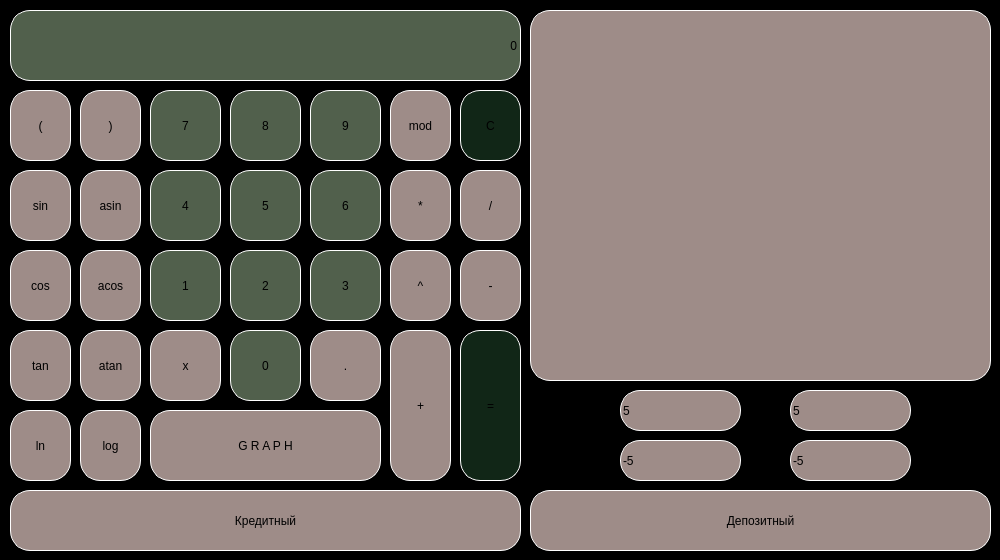
 <widget class="QMainWindow" name="MainWindow">
  <property name="geometry">
   <rect>
    <x>0</x>
    <y>0</y>
    <width>1000</width>
    <height>560</height>
   </rect>
  </property>
  <property name="windowTitle">
   <string>MainWindow</string>
  </property>
  <property name="styleSheet">
   <string notr="true">background-color: black;</string>
  </property>
  <widget class="QWidget" name="centralwidget">
   <widget class="QLabel" name="result">
    <property name="geometry">
     <rect>
      <x>10</x>
      <y>10</y>
      <width>511</width>
      <height>71</height>
     </rect>
    </property>
    <property name="layoutDirection">
     <enum>Qt::LeftToRight</enum>
    </property>
    <property name="styleSheet">
     <string notr="true">border: 1px solid white;
border-radius: 20px;
font: 30pt &quot;Cochin&quot;;
background-color: rgb(81, 96, 76);</string>
    </property>
    <property name="text">
     <string>0</string>
    </property>
    <property name="alignment">
     <set>Qt::AlignRight|Qt::AlignTrailing|Qt::AlignVCenter</set>
    </property>
    <property name="margin">
     <number>0</number>
    </property>
   </widget>
   <widget class="QPushButton" name="pushButton_graph">
    <property name="geometry">
     <rect>
      <x>150</x>
      <y>410</y>
      <width>231</width>
      <height>71</height>
     </rect>
    </property>
    <property name="styleSheet">
     <string notr="true">QPushButton {
   border: 1px solid white;
   border-radius: 20px;
   font: 20pt &quot;Cochin&quot;;
   background-color: rgb(158, 140, 136);
}
QPushButton:pressed {
    background-color: qlineargradient(x1: 0, y1: 0, x2: 0, y2: 1,
                                      stop: 0 #f2f7f4, stop: 1 #f2f7f4);
    color: black;
    border: 2px solid rgb(81, 96, 76);
}
</string>
    </property>
    <property name="text">
     <string>G R A P H</string>
    </property>
   </widget>
   <widget class="QPushButton" name="pushButton_round_bracket_R">
    <property name="geometry">
     <rect>
      <x>80</x>
      <y>90</y>
      <width>61</width>
      <height>71</height>
     </rect>
    </property>
    <property name="styleSheet">
     <string notr="true">QPushButton {
   border: 1px solid white;
   border-radius: 20px;
   font: 20pt &quot;Cochin&quot;;
   background-color: rgb(158, 140, 136);
}
QPushButton:pressed {
    background-color: qlineargradient(x1: 0, y1: 0, x2: 0, y2: 1,
                                      stop: 0 #f2f7f4, stop: 1 #f2f7f4);
    color: black;
    border: 2px solid rgb(81, 96, 76);
	
}
</string>
    </property>
    <property name="text">
     <string>)</string>
    </property>
   </widget>
   <widget class="QPushButton" name="pushButton_7">
    <property name="geometry">
     <rect>
      <x>150</x>
      <y>90</y>
      <width>71</width>
      <height>71</height>
     </rect>
    </property>
    <property name="styleSheet">
     <string notr="true">QPushButton {
   border: 1px solid white;
   border-radius: 20px;
   font: 20pt &quot;Cochin&quot;;
   background-color: rgb(81, 96, 76);
}
QPushButton:pressed {
    background-color: qlineargradient(x1: 0, y1: 0, x2: 0, y2: 1,
                                      stop: 0 #112617, stop: 1 #112617);
    border: 2px solid rgb(250, 255, 255);
}
</string>
    </property>
    <property name="text">
     <string>7</string>
    </property>
    <property name="autoDefault">
     <bool>false</bool>
    </property>
    <property name="default">
     <bool>false</bool>
    </property>
    <property name="flat">
     <bool>false</bool>
    </property>
   </widget>
   <widget class="QPushButton" name="pushButton_8">
    <property name="geometry">
     <rect>
      <x>230</x>
      <y>90</y>
      <width>71</width>
      <height>71</height>
     </rect>
    </property>
    <property name="styleSheet">
     <string notr="true">QPushButton {
   border: 1px solid white;
   border-radius: 20px;
   font: 20pt &quot;Cochin&quot;;
   background-color: rgb(81, 96, 76);
}
QPushButton:pressed {
    background-color: qlineargradient(x1: 0, y1: 0, x2: 0, y2: 1,
                                      stop: 0 #112617, stop: 1 #112617);
    border: 2px solid rgb(250, 255, 255);
}
</string>
    </property>
    <property name="text">
     <string>8</string>
    </property>
    <property name="autoDefault">
     <bool>false</bool>
    </property>
    <property name="default">
     <bool>false</bool>
    </property>
    <property name="flat">
     <bool>false</bool>
    </property>
   </widget>
   <widget class="QPushButton" name="pushButton_9">
    <property name="geometry">
     <rect>
      <x>310</x>
      <y>90</y>
      <width>71</width>
      <height>71</height>
     </rect>
    </property>
    <property name="styleSheet">
     <string notr="true">QPushButton {
   border: 1px solid white;
   border-radius: 20px;
   font: 20pt &quot;Cochin&quot;;
   background-color: rgb(81, 96, 76);
}
QPushButton:pressed {
    background-color: qlineargradient(x1: 0, y1: 0, x2: 0, y2: 1,
                                      stop: 0 #112617, stop: 1 #112617);
    border: 2px solid rgb(250, 255, 255);
}
</string>
    </property>
    <property name="text">
     <string>9</string>
    </property>
    <property name="autoDefault">
     <bool>false</bool>
    </property>
    <property name="default">
     <bool>false</bool>
    </property>
    <property name="flat">
     <bool>false</bool>
    </property>
   </widget>
   <widget class="QPushButton" name="pushButton_mod">
    <property name="geometry">
     <rect>
      <x>390</x>
      <y>90</y>
      <width>61</width>
      <height>71</height>
     </rect>
    </property>
    <property name="styleSheet">
     <string notr="true">QPushButton {
   border: 1px solid white;
   border-radius: 20px;
   font: 20pt &quot;Cochin&quot;;
   background-color: rgb(158, 140, 136);
}
QPushButton:pressed {
    background-color: qlineargradient(x1: 0, y1: 0, x2: 0, y2: 1,
                                      stop: 0 #f2f7f4, stop: 1 #f2f7f4);
    color: black;
    border: 2px solid rgb(81, 96, 76);
	
}
</string>
    </property>
    <property name="text">
     <string>mod</string>
    </property>
   </widget>
   <widget class="QPushButton" name="pushButton_clear">
    <property name="geometry">
     <rect>
      <x>460</x>
      <y>90</y>
      <width>61</width>
      <height>71</height>
     </rect>
    </property>
    <property name="styleSheet">
     <string notr="true">QPushButton {
   border: 1px solid white;
   border-radius: 20px;
   font: 20pt &quot;Cochin&quot;;
   background-color: #112617;
}
QPushButton:pressed {
    background-color: qlineargradient(x1: 0, y1: 0, x2: 0, y2: 1,
                                      stop: 0 #000302, stop: 1 #000302);
    border: 2px solid rgb(81, 96, 76);
}</string>
    </property>
    <property name="text">
     <string>C</string>
    </property>
   </widget>
   <widget class="QPushButton" name="pushButton_mul">
    <property name="geometry">
     <rect>
      <x>390</x>
      <y>170</y>
      <width>61</width>
      <height>71</height>
     </rect>
    </property>
    <property name="styleSheet">
     <string notr="true">QPushButton {
   border: 1px solid white;
   border-radius: 20px;
   font: 20pt &quot;Cochin&quot;;
   background-color: rgb(158, 140, 136);
}
QPushButton:pressed {
    background-color: qlineargradient(x1: 0, y1: 0, x2: 0, y2: 1,
                                      stop: 0 #f2f7f4, stop: 1 #f2f7f4);
    color: black;
    border: 2px solid rgb(81, 96, 76);
	
}
</string>
    </property>
    <property name="text">
     <string>*</string>
    </property>
   </widget>
   <widget class="QPushButton" name="pushButton_div">
    <property name="geometry">
     <rect>
      <x>460</x>
      <y>170</y>
      <width>61</width>
      <height>71</height>
     </rect>
    </property>
    <property name="styleSheet">
     <string notr="true">QPushButton {
   border: 1px solid white;
   border-radius: 20px;
   font: 20pt &quot;Cochin&quot;;
   background-color: rgb(158, 140, 136);
}
QPushButton:pressed {
    background-color: qlineargradient(x1: 0, y1: 0, x2: 0, y2: 1,
                                      stop: 0 #f2f7f4, stop: 1 #f2f7f4);
    color: black;
    border: 2px solid rgb(81, 96, 76);
	
}
</string>
    </property>
    <property name="text">
     <string>/</string>
    </property>
   </widget>
   <widget class="QPushButton" name="pushButton_minus">
    <property name="geometry">
     <rect>
      <x>460</x>
      <y>250</y>
      <width>61</width>
      <height>71</height>
     </rect>
    </property>
    <property name="styleSheet">
     <string notr="true">QPushButton {
   border: 1px solid white;
   border-radius: 20px;
   font: 20pt &quot;Cochin&quot;;
   background-color: rgb(158, 140, 136);
}
QPushButton:pressed {
    background-color: qlineargradient(x1: 0, y1: 0, x2: 0, y2: 1,
                                      stop: 0 #f2f7f4, stop: 1 #f2f7f4);
    color: black;
    border: 2px solid rgb(81, 96, 76);
	
}
</string>
    </property>
    <property name="text">
     <string>-</string>
    </property>
   </widget>
   <widget class="QPushButton" name="pushButton_equals">
    <property name="geometry">
     <rect>
      <x>460</x>
      <y>330</y>
      <width>61</width>
      <height>151</height>
     </rect>
    </property>
    <property name="styleSheet">
     <string notr="true">QPushButton {
   border: 1px solid white;
   border-radius: 20px;
   font: 20pt &quot;Cochin&quot;;
   background-color: #112617;
}
QPushButton:pressed {
    background-color: qlineargradient(x1: 0, y1: 0, x2: 0, y2: 1,
                                      stop: 0 #000302, stop: 1 #000302);
    border: 2px solid rgb(81, 96, 76);
	
}</string>
    </property>
    <property name="text">
     <string>=</string>
    </property>
   </widget>
   <widget class="QPushButton" name="pushButton_plus">
    <property name="geometry">
     <rect>
      <x>390</x>
      <y>330</y>
      <width>61</width>
      <height>151</height>
     </rect>
    </property>
    <property name="styleSheet">
     <string notr="true">QPushButton {
   border: 1px solid white;
   border-radius: 20px;
   font: 20pt &quot;Cochin&quot;;
   background-color: rgb(158, 140, 136);
}
QPushButton:pressed {
    background-color: qlineargradient(x1: 0, y1: 0, x2: 0, y2: 1,
                                      stop: 0 #f2f7f4, stop: 1 #f2f7f4);
    color: black;
    border: 2px solid rgb(81, 96, 76);
	
}
</string>
    </property>
    <property name="text">
     <string>+</string>
    </property>
   </widget>
   <widget class="QPushButton" name="pushButton_sin">
    <property name="geometry">
     <rect>
      <x>10</x>
      <y>170</y>
      <width>61</width>
      <height>71</height>
     </rect>
    </property>
    <property name="styleSheet">
     <string notr="true">QPushButton {
   border: 1px solid white;
   border-radius: 20px;
   font: 20pt &quot;Cochin&quot;;
   background-color: rgb(158, 140, 136);
}
QPushButton:pressed {
    background-color: qlineargradient(x1: 0, y1: 0, x2: 0, y2: 1,
                                      stop: 0 #f2f7f4, stop: 1 #f2f7f4);
    color: black;
    border: 2px solid rgb(81, 96, 76);
	
}
</string>
    </property>
    <property name="text">
     <string>sin</string>
    </property>
   </widget>
   <widget class="QPushButton" name="pushButton_4">
    <property name="geometry">
     <rect>
      <x>150</x>
      <y>170</y>
      <width>71</width>
      <height>71</height>
     </rect>
    </property>
    <property name="styleSheet">
     <string notr="true">QPushButton {
   border: 1px solid white;
   border-radius: 20px;
   font: 20pt &quot;Cochin&quot;;
   background-color: rgb(81, 96, 76);
}
QPushButton:pressed {
    background-color: qlineargradient(x1: 0, y1: 0, x2: 0, y2: 1,
                                      stop: 0 #112617, stop: 1 #112617);
    border: 2px solid rgb(250, 255, 255);
}
</string>
    </property>
    <property name="text">
     <string>4</string>
    </property>
    <property name="autoDefault">
     <bool>false</bool>
    </property>
    <property name="default">
     <bool>false</bool>
    </property>
    <property name="flat">
     <bool>false</bool>
    </property>
   </widget>
   <widget class="QPushButton" name="pushButton_asin">
    <property name="geometry">
     <rect>
      <x>80</x>
      <y>170</y>
      <width>61</width>
      <height>71</height>
     </rect>
    </property>
    <property name="styleSheet">
     <string notr="true">QPushButton {
   border: 1px solid white;
   border-radius: 20px;
   font: 20pt &quot;Cochin&quot;;
   background-color: rgb(158, 140, 136);
}
QPushButton:pressed {
    background-color: qlineargradient(x1: 0, y1: 0, x2: 0, y2: 1,
                                      stop: 0 #f2f7f4, stop: 1 #f2f7f4);
    color: black;
    border: 2px solid rgb(81, 96, 76);
	
}
</string>
    </property>
    <property name="text">
     <string>asin</string>
    </property>
   </widget>
   <widget class="QPushButton" name="pushButton_6">
    <property name="geometry">
     <rect>
      <x>310</x>
      <y>170</y>
      <width>71</width>
      <height>71</height>
     </rect>
    </property>
    <property name="styleSheet">
     <string notr="true">QPushButton {
   border: 1px solid white;
   border-radius: 20px;
   font: 20pt &quot;Cochin&quot;;
   background-color: rgb(81, 96, 76);
}
QPushButton:pressed {
    background-color: qlineargradient(x1: 0, y1: 0, x2: 0, y2: 1,
                                      stop: 0 #112617, stop: 1 #112617);
    border: 2px solid rgb(250, 255, 255);
}
</string>
    </property>
    <property name="text">
     <string>6</string>
    </property>
    <property name="autoDefault">
     <bool>false</bool>
    </property>
    <property name="default">
     <bool>false</bool>
    </property>
    <property name="flat">
     <bool>false</bool>
    </property>
   </widget>
   <widget class="QPushButton" name="pushButton_5">
    <property name="geometry">
     <rect>
      <x>230</x>
      <y>170</y>
      <width>71</width>
      <height>71</height>
     </rect>
    </property>
    <property name="styleSheet">
     <string notr="true">QPushButton {
   border: 1px solid white;
   border-radius: 20px;
   font: 20pt &quot;Cochin&quot;;
   background-color: rgb(81, 96, 76);
}
QPushButton:pressed {
    background-color: qlineargradient(x1: 0, y1: 0, x2: 0, y2: 1,
                                      stop: 0 #112617, stop: 1 #112617);
    border: 2px solid rgb(250, 255, 255);
}
</string>
    </property>
    <property name="text">
     <string>5</string>
    </property>
    <property name="autoDefault">
     <bool>false</bool>
    </property>
    <property name="default">
     <bool>false</bool>
    </property>
    <property name="flat">
     <bool>false</bool>
    </property>
   </widget>
   <widget class="QPushButton" name="pushButton_cos">
    <property name="geometry">
     <rect>
      <x>10</x>
      <y>250</y>
      <width>61</width>
      <height>71</height>
     </rect>
    </property>
    <property name="styleSheet">
     <string notr="true">QPushButton {
   border: 1px solid white;
   border-radius: 20px;
   font: 20pt &quot;Cochin&quot;;
   background-color: rgb(158, 140, 136);
}
QPushButton:pressed {
    background-color: qlineargradient(x1: 0, y1: 0, x2: 0, y2: 1,
                                      stop: 0 #f2f7f4, stop: 1 #f2f7f4);
    color: black;
    border: 2px solid rgb(81, 96, 76);
	
}
</string>
    </property>
    <property name="text">
     <string>cos</string>
    </property>
   </widget>
   <widget class="QPushButton" name="pushButton_1">
    <property name="geometry">
     <rect>
      <x>150</x>
      <y>250</y>
      <width>71</width>
      <height>71</height>
     </rect>
    </property>
    <property name="styleSheet">
     <string notr="true">QPushButton {
   border: 1px solid white;
   border-radius: 20px;
   font: 20pt &quot;Cochin&quot;;
   background-color: rgb(81, 96, 76);
}
QPushButton:pressed {
    background-color: qlineargradient(x1: 0, y1: 0, x2: 0, y2: 1,
                                      stop: 0 #112617, stop: 1 #112617);
    border: 2px solid rgb(250, 255, 255);
}
</string>
    </property>
    <property name="text">
     <string>1</string>
    </property>
    <property name="autoDefault">
     <bool>false</bool>
    </property>
    <property name="default">
     <bool>false</bool>
    </property>
    <property name="flat">
     <bool>false</bool>
    </property>
   </widget>
   <widget class="QPushButton" name="pushButton_acos">
    <property name="geometry">
     <rect>
      <x>80</x>
      <y>250</y>
      <width>61</width>
      <height>71</height>
     </rect>
    </property>
    <property name="styleSheet">
     <string notr="true">QPushButton {
   border: 1px solid white;
   border-radius: 20px;
   font: 20pt &quot;Cochin&quot;;
   background-color: rgb(158, 140, 136);
}
QPushButton:pressed {
    background-color: qlineargradient(x1: 0, y1: 0, x2: 0, y2: 1,
                                      stop: 0 #f2f7f4, stop: 1 #f2f7f4);
    color: black;
    border: 2px solid rgb(81, 96, 76);
	
}
</string>
    </property>
    <property name="text">
     <string>acos</string>
    </property>
   </widget>
   <widget class="QPushButton" name="pushButton_3">
    <property name="geometry">
     <rect>
      <x>310</x>
      <y>250</y>
      <width>71</width>
      <height>71</height>
     </rect>
    </property>
    <property name="styleSheet">
     <string notr="true">QPushButton {
   border: 1px solid white;
   border-radius: 20px;
   font: 20pt &quot;Cochin&quot;;
   background-color: rgb(81, 96, 76);
}
QPushButton:pressed {
    background-color: qlineargradient(x1: 0, y1: 0, x2: 0, y2: 1,
                                      stop: 0 #112617, stop: 1 #112617);
    border: 2px solid rgb(250, 255, 255);
}
</string>
    </property>
    <property name="text">
     <string>3</string>
    </property>
    <property name="autoDefault">
     <bool>false</bool>
    </property>
    <property name="default">
     <bool>false</bool>
    </property>
    <property name="flat">
     <bool>false</bool>
    </property>
   </widget>
   <widget class="QPushButton" name="pushButton_2">
    <property name="geometry">
     <rect>
      <x>230</x>
      <y>250</y>
      <width>71</width>
      <height>71</height>
     </rect>
    </property>
    <property name="styleSheet">
     <string notr="true">QPushButton {
   border: 1px solid white;
   border-radius: 20px;
   font: 20pt &quot;Cochin&quot;;
   background-color: rgb(81, 96, 76);
}
QPushButton:pressed {
    background-color: qlineargradient(x1: 0, y1: 0, x2: 0, y2: 1,
                                      stop: 0 #112617, stop: 1 #112617);
    border: 2px solid rgb(250, 255, 255);
}
</string>
    </property>
    <property name="text">
     <string>2</string>
    </property>
    <property name="autoDefault">
     <bool>false</bool>
    </property>
    <property name="default">
     <bool>false</bool>
    </property>
    <property name="flat">
     <bool>false</bool>
    </property>
   </widget>
   <widget class="QPushButton" name="pushButton_tan">
    <property name="geometry">
     <rect>
      <x>10</x>
      <y>330</y>
      <width>61</width>
      <height>71</height>
     </rect>
    </property>
    <property name="styleSheet">
     <string notr="true">QPushButton {
   border: 1px solid white;
   border-radius: 20px;
   font: 20pt &quot;Cochin&quot;;
   background-color: rgb(158, 140, 136);
}
QPushButton:pressed {
    background-color: qlineargradient(x1: 0, y1: 0, x2: 0, y2: 1,
                                      stop: 0 #f2f7f4, stop: 1 #f2f7f4);
    color: black;
    border: 2px solid rgb(81, 96, 76);
	
}
</string>
    </property>
    <property name="text">
     <string>tan</string>
    </property>
   </widget>
   <widget class="QPushButton" name="pushButton_x">
    <property name="geometry">
     <rect>
      <x>150</x>
      <y>330</y>
      <width>71</width>
      <height>71</height>
     </rect>
    </property>
    <property name="styleSheet">
     <string notr="true">QPushButton {
   border: 1px solid white;
   border-radius: 20px;
   font: 20pt &quot;Cochin&quot;;
   background-color: rgb(158, 140, 136);
}
QPushButton:pressed {
    background-color: qlineargradient(x1: 0, y1: 0, x2: 0, y2: 1,
                                      stop: 0 #f2f7f4, stop: 1 #f2f7f4);
    color: black;
    border: 2px solid rgb(81, 96, 76);
	
}
</string>
    </property>
    <property name="text">
     <string>x</string>
    </property>
   </widget>
   <widget class="QPushButton" name="pushButton_atan">
    <property name="geometry">
     <rect>
      <x>80</x>
      <y>330</y>
      <width>61</width>
      <height>71</height>
     </rect>
    </property>
    <property name="styleSheet">
     <string notr="true">QPushButton {
   border: 1px solid white;
   border-radius: 20px;
   font: 20pt &quot;Cochin&quot;;
   background-color: rgb(158, 140, 136);
}
QPushButton:pressed {
    background-color: qlineargradient(x1: 0, y1: 0, x2: 0, y2: 1,
                                      stop: 0 #f2f7f4, stop: 1 #f2f7f4);
    color: black;
    border: 2px solid rgb(81, 96, 76);
	
}
</string>
    </property>
    <property name="text">
     <string>atan</string>
    </property>
   </widget>
   <widget class="QPushButton" name="pushButton_dot">
    <property name="geometry">
     <rect>
      <x>310</x>
      <y>330</y>
      <width>71</width>
      <height>71</height>
     </rect>
    </property>
    <property name="styleSheet">
     <string notr="true">QPushButton {
   border: 1px solid white;
   border-radius: 20px;
   font: 20pt &quot;Cochin&quot;;
   background-color: rgb(158, 140, 136);
}
QPushButton:pressed {
    background-color: qlineargradient(x1: 0, y1: 0, x2: 0, y2: 1,
                                      stop: 0 #f2f7f4, stop: 1 #f2f7f4);
    color: black;
    border: 2px solid rgb(81, 96, 76);
	
}
</string>
    </property>
    <property name="text">
     <string>.</string>
    </property>
   </widget>
   <widget class="QPushButton" name="pushButton_0">
    <property name="geometry">
     <rect>
      <x>230</x>
      <y>330</y>
      <width>71</width>
      <height>71</height>
     </rect>
    </property>
    <property name="styleSheet">
     <string notr="true">QPushButton {
   border: 1px solid white;
   border-radius: 20px;
   font: 20pt &quot;Cochin&quot;;
   background-color: rgb(81, 96, 76);
}
QPushButton:pressed {
    background-color: qlineargradient(x1: 0, y1: 0, x2: 0, y2: 1,
                                      stop: 0 #112617, stop: 1 #112617);
    border: 2px solid rgb(250, 255, 255);
}
</string>
    </property>
    <property name="text">
     <string>0</string>
    </property>
    <property name="autoDefault">
     <bool>false</bool>
    </property>
    <property name="default">
     <bool>false</bool>
    </property>
    <property name="flat">
     <bool>false</bool>
    </property>
   </widget>
   <widget class="QPushButton" name="pushButton_ln">
    <property name="geometry">
     <rect>
      <x>10</x>
      <y>410</y>
      <width>61</width>
      <height>71</height>
     </rect>
    </property>
    <property name="styleSheet">
     <string notr="true">QPushButton {
   border: 1px solid white;
   border-radius: 20px;
   font: 20pt &quot;Cochin&quot;;
   background-color: rgb(158, 140, 136);
}
QPushButton:pressed {
    background-color: qlineargradient(x1: 0, y1: 0, x2: 0, y2: 1,
                                      stop: 0 #f2f7f4, stop: 1 #f2f7f4);
    color: black;
    border: 2px solid rgb(81, 96, 76);
	
}
</string>
    </property>
    <property name="text">
     <string>ln</string>
    </property>
   </widget>
   <widget class="QPushButton" name="pushButton_log">
    <property name="geometry">
     <rect>
      <x>80</x>
      <y>410</y>
      <width>61</width>
      <height>71</height>
     </rect>
    </property>
    <property name="styleSheet">
     <string notr="true">QPushButton {
   border: 1px solid white;
   border-radius: 20px;
   font: 20pt &quot;Cochin&quot;;
   background-color: rgb(158, 140, 136);
}
QPushButton:pressed {
    background-color: qlineargradient(x1: 0, y1: 0, x2: 0, y2: 1,
                                      stop: 0 #f2f7f4, stop: 1 #f2f7f4);
    color: black;
    border: 2px solid rgb(81, 96, 76);
	
}
</string>
    </property>
    <property name="text">
     <string>log</string>
    </property>
   </widget>
   <widget class="QPushButton" name="pushButton_round_bracket_L">
    <property name="geometry">
     <rect>
      <x>10</x>
      <y>90</y>
      <width>61</width>
      <height>71</height>
     </rect>
    </property>
    <property name="styleSheet">
     <string notr="true">QPushButton {
   border: 1px solid white;
   border-radius: 20px;
   font: 20pt &quot;Cochin&quot;;
   background-color: rgb(158, 140, 136);
}
QPushButton:pressed {
    background-color: qlineargradient(x1: 0, y1: 0, x2: 0, y2: 1,
                                      stop: 0 #f2f7f4, stop: 1 #f2f7f4);
    color: black;
    border: 2px solid rgb(81, 96, 76);
	
}
</string>
    </property>
    <property name="text">
     <string>(</string>
    </property>
   </widget>
   <widget class="QPushButton" name="pushButton_pow">
    <property name="geometry">
     <rect>
      <x>390</x>
      <y>250</y>
      <width>61</width>
      <height>71</height>
     </rect>
    </property>
    <property name="styleSheet">
     <string notr="true">QPushButton {
   border: 1px solid white;
   border-radius: 20px;
   font: 20pt &quot;Cochin&quot;;
   background-color: rgb(158, 140, 136);
}
QPushButton:pressed {
    background-color: qlineargradient(x1: 0, y1: 0, x2: 0, y2: 1,
                                      stop: 0 #f2f7f4, stop: 1 #f2f7f4);
    color: black;
    border: 2px solid rgb(81, 96, 76);
	
}
</string>
    </property>
    <property name="text">
     <string>^</string>
    </property>
   </widget>
   <widget class="QCustomPlot" name="widget" native="true">
    <property name="geometry">
     <rect>
      <x>530</x>
      <y>10</y>
      <width>461</width>
      <height>371</height>
     </rect>
    </property>
    <property name="styleSheet">
     <string notr="true">background-color: rgb(158, 140, 136);
border: 1px solid white;
border-radius: 20px;</string>
    </property>
   </widget>
   <widget class="QLineEdit" name="x1">
    <property name="geometry">
     <rect>
      <x>620</x>
      <y>390</y>
      <width>121</width>
      <height>41</height>
     </rect>
    </property>
    <property name="styleSheet">
     <string notr="true">background-color: rgb(158, 140, 136);
border: 1px solid white;
border-radius: 20px;</string>
    </property>
    <property name="text">
     <string>5</string>
    </property>
   </widget>
   <widget class="QLineEdit" name="x2">
    <property name="geometry">
     <rect>
      <x>620</x>
      <y>440</y>
      <width>121</width>
      <height>41</height>
     </rect>
    </property>
    <property name="styleSheet">
     <string notr="true">background-color: rgb(158, 140, 136);
border: 1px solid white;
border-radius: 20px;</string>
    </property>
    <property name="text">
     <string>-5</string>
    </property>
   </widget>
   <widget class="QLineEdit" name="y1">
    <property name="geometry">
     <rect>
      <x>790</x>
      <y>390</y>
      <width>121</width>
      <height>41</height>
     </rect>
    </property>
    <property name="styleSheet">
     <string notr="true">background-color: rgb(158, 140, 136);
border: 1px solid white;
border-radius: 20px;</string>
    </property>
    <property name="text">
     <string>5</string>
    </property>
   </widget>
   <widget class="QLineEdit" name="y2">
    <property name="geometry">
     <rect>
      <x>790</x>
      <y>440</y>
      <width>121</width>
      <height>41</height>
     </rect>
    </property>
    <property name="styleSheet">
     <string notr="true">background-color: rgb(158, 140, 136);
border: 1px solid white;
border-radius: 20px;</string>
    </property>
    <property name="text">
     <string>-5</string>
    </property>
   </widget>
   <widget class="QTextEdit" name="textEdit_2">
    <property name="geometry">
     <rect>
      <x>580</x>
      <y>400</y>
      <width>31</width>
      <height>31</height>
     </rect>
    </property>
    <property name="layoutDirection">
     <enum>Qt::RightToLeft</enum>
    </property>
    <property name="styleSheet">
     <string notr="true">text-align: center;</string>
    </property>
    <property name="html">
     <string>&lt;!DOCTYPE HTML PUBLIC &quot;-//W3C//DTD HTML 4.0//EN&quot; &quot;http://www.w3.org/TR/REC-html40/strict.dtd&quot;&gt;
&lt;html&gt;&lt;head&gt;&lt;meta name=&quot;qrichtext&quot; content=&quot;1&quot; /&gt;&lt;meta charset=&quot;utf-8&quot; /&gt;&lt;style type=&quot;text/css&quot;&gt;
p, li { white-space: pre-wrap; }
&lt;/style&gt;&lt;/head&gt;&lt;body style=&quot; font-family:'.AppleSystemUIFont'; font-size:13pt; font-weight:400; font-style:normal;&quot;&gt;
&lt;p style=&quot; margin-top:0px; margin-bottom:0px; margin-left:0px; margin-right:0px; -qt-block-indent:0; text-indent:0px;&quot;&gt;X1&lt;/p&gt;&lt;/body&gt;&lt;/html&gt;</string>
    </property>
   </widget>
   <widget class="QTextEdit" name="textEdit_3">
    <property name="geometry">
     <rect>
      <x>580</x>
      <y>450</y>
      <width>31</width>
      <height>41</height>
     </rect>
    </property>
    <property name="layoutDirection">
     <enum>Qt::RightToLeft</enum>
    </property>
    <property name="styleSheet">
     <string notr="true">text-align: center;</string>
    </property>
    <property name="html">
     <string>&lt;!DOCTYPE HTML PUBLIC &quot;-//W3C//DTD HTML 4.0//EN&quot; &quot;http://www.w3.org/TR/REC-html40/strict.dtd&quot;&gt;
&lt;html&gt;&lt;head&gt;&lt;meta name=&quot;qrichtext&quot; content=&quot;1&quot; /&gt;&lt;meta charset=&quot;utf-8&quot; /&gt;&lt;style type=&quot;text/css&quot;&gt;
p, li { white-space: pre-wrap; }
&lt;/style&gt;&lt;/head&gt;&lt;body style=&quot; font-family:'.AppleSystemUIFont'; font-size:13pt; font-weight:400; font-style:normal;&quot;&gt;
&lt;p style=&quot; margin-top:0px; margin-bottom:0px; margin-left:0px; margin-right:0px; -qt-block-indent:0; text-indent:0px;&quot;&gt;X2&lt;/p&gt;&lt;/body&gt;&lt;/html&gt;</string>
    </property>
   </widget>
   <widget class="QTextEdit" name="textEdit_4">
    <property name="geometry">
     <rect>
      <x>750</x>
      <y>400</y>
      <width>31</width>
      <height>31</height>
     </rect>
    </property>
    <property name="layoutDirection">
     <enum>Qt::RightToLeft</enum>
    </property>
    <property name="styleSheet">
     <string notr="true">text-align: center;</string>
    </property>
    <property name="html">
     <string>&lt;!DOCTYPE HTML PUBLIC &quot;-//W3C//DTD HTML 4.0//EN&quot; &quot;http://www.w3.org/TR/REC-html40/strict.dtd&quot;&gt;
&lt;html&gt;&lt;head&gt;&lt;meta name=&quot;qrichtext&quot; content=&quot;1&quot; /&gt;&lt;meta charset=&quot;utf-8&quot; /&gt;&lt;style type=&quot;text/css&quot;&gt;
p, li { white-space: pre-wrap; }
&lt;/style&gt;&lt;/head&gt;&lt;body style=&quot; font-family:'.AppleSystemUIFont'; font-size:13pt; font-weight:400; font-style:normal;&quot;&gt;
&lt;p style=&quot; margin-top:0px; margin-bottom:0px; margin-left:0px; margin-right:0px; -qt-block-indent:0; text-indent:0px;&quot;&gt;Y1&lt;/p&gt;&lt;/body&gt;&lt;/html&gt;</string>
    </property>
   </widget>
   <widget class="QTextEdit" name="textEdit_5">
    <property name="geometry">
     <rect>
      <x>750</x>
      <y>450</y>
      <width>31</width>
      <height>31</height>
     </rect>
    </property>
    <property name="layoutDirection">
     <enum>Qt::RightToLeft</enum>
    </property>
    <property name="styleSheet">
     <string notr="true">text-align: center;</string>
    </property>
    <property name="html">
     <string>&lt;!DOCTYPE HTML PUBLIC &quot;-//W3C//DTD HTML 4.0//EN&quot; &quot;http://www.w3.org/TR/REC-html40/strict.dtd&quot;&gt;
&lt;html&gt;&lt;head&gt;&lt;meta name=&quot;qrichtext&quot; content=&quot;1&quot; /&gt;&lt;meta charset=&quot;utf-8&quot; /&gt;&lt;style type=&quot;text/css&quot;&gt;
p, li { white-space: pre-wrap; }
&lt;/style&gt;&lt;/head&gt;&lt;body style=&quot; font-family:'.AppleSystemUIFont'; font-size:13pt; font-weight:400; font-style:normal;&quot;&gt;
&lt;p style=&quot; margin-top:0px; margin-bottom:0px; margin-left:0px; margin-right:0px; -qt-block-indent:0; text-indent:0px;&quot;&gt;Y2&lt;/p&gt;&lt;/body&gt;&lt;/html&gt;</string>
    </property>
   </widget>
   <widget class="QPushButton" name="on_pushButton_credit">
    <property name="geometry">
     <rect>
      <x>10</x>
      <y>490</y>
      <width>511</width>
      <height>61</height>
     </rect>
    </property>
    <property name="styleSheet">
     <string notr="true">QPushButton {
   border: 1px solid white;
   border-radius: 20px;
   font: 20pt &quot;Cochin&quot;;
   background-color: rgb(158, 140, 136);
}
QPushButton:pressed {
    background-color: qlineargradient(x1: 0, y1: 0, x2: 0, y2: 1,
                                      stop: 0 #112617, stop: 1 #112617);
    color: white;
    border: 2px solid rgb(81, 96, 76);
}</string>
    </property>
    <property name="text">
     <string>Кредитный</string>
    </property>
   </widget>
   <widget class="QPushButton" name="pushButton_10">
    <property name="geometry">
     <rect>
      <x>530</x>
      <y>490</y>
      <width>461</width>
      <height>61</height>
     </rect>
    </property>
    <property name="styleSheet">
     <string notr="true">QPushButton {
   border: 1px solid white;
   border-radius: 20px;
   font: 20pt &quot;Cochin&quot;;
   background-color: rgb(158, 140, 136);
}
QPushButton:pressed {
    background-color: qlineargradient(x1: 0, y1: 0, x2: 0, y2: 1,
                                      stop: 0 #112617, stop: 1 #112617);
    color: white;
    border: 2px solid rgb(81, 96, 76);
}</string>
    </property>
    <property name="text">
     <string>Депозитный</string>
    </property>
   </widget>
  </widget>
 </widget>
